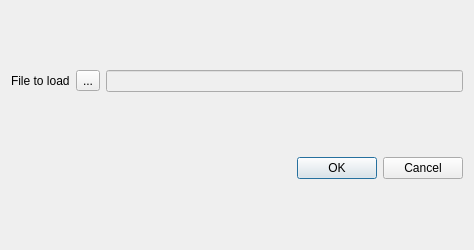
<?xml version="1.0" encoding="UTF-8"?>
<ui version="4.0">
 <class>LoadOutputAsLayerDialog</class>
 <widget class="QDialog" name="LoadOutputAsLayerDialog">
  <property name="geometry">
   <rect>
    <x>0</x>
    <y>0</y>
    <width>474</width>
    <height>250</height>
   </rect>
  </property>
  <property name="windowTitle">
   <string>Load OpenQuake Engine output as layer</string>
  </property>
  <layout class="QVBoxLayout" name="verticalLayout_2">
   <item>
    <layout class="QVBoxLayout" name="vlayout">
     <item>
      <layout class="QHBoxLayout" name="file_hlayout">
       <item>
        <widget class="QLabel" name="file_lbl">
         <property name="text">
          <string>File to load</string>
         </property>
        </widget>
       </item>
       <item>
        <widget class="QToolButton" name="file_browser_tbn">
         <property name="text">
          <string>...</string>
         </property>
        </widget>
       </item>
       <item>
        <widget class="QLineEdit" name="path_le">
         <property name="enabled">
          <bool>false</bool>
         </property>
        </widget>
       </item>
      </layout>
     </item>
     <item>
      <layout class="QVBoxLayout" name="output_dep_vlayout"/>
     </item>
    </layout>
   </item>
   <item>
    <widget class="QDialogButtonBox" name="buttonBox">
     <property name="orientation">
      <enum>Qt::Horizontal</enum>
     </property>
     <property name="standardButtons">
      <set>QDialogButtonBox::Cancel|QDialogButtonBox::Ok</set>
     </property>
    </widget>
   </item>
  </layout>
 </widget>
 <resources/>
 <connections>
  <connection>
   <sender>buttonBox</sender>
   <signal>accepted()</signal>
   <receiver>LoadOutputAsLayerDialog</receiver>
   <slot>accept()</slot>
   <hints>
    <hint type="sourcelabel">
     <x>248</x>
     <y>254</y>
    </hint>
    <hint type="destinationlabel">
     <x>157</x>
     <y>274</y>
    </hint>
   </hints>
  </connection>
  <connection>
   <sender>buttonBox</sender>
   <signal>rejected()</signal>
   <receiver>LoadOutputAsLayerDialog</receiver>
   <slot>reject()</slot>
   <hints>
    <hint type="sourcelabel">
     <x>316</x>
     <y>260</y>
    </hint>
    <hint type="destinationlabel">
     <x>286</x>
     <y>274</y>
    </hint>
   </hints>
  </connection>
 </connections>
</ui>
